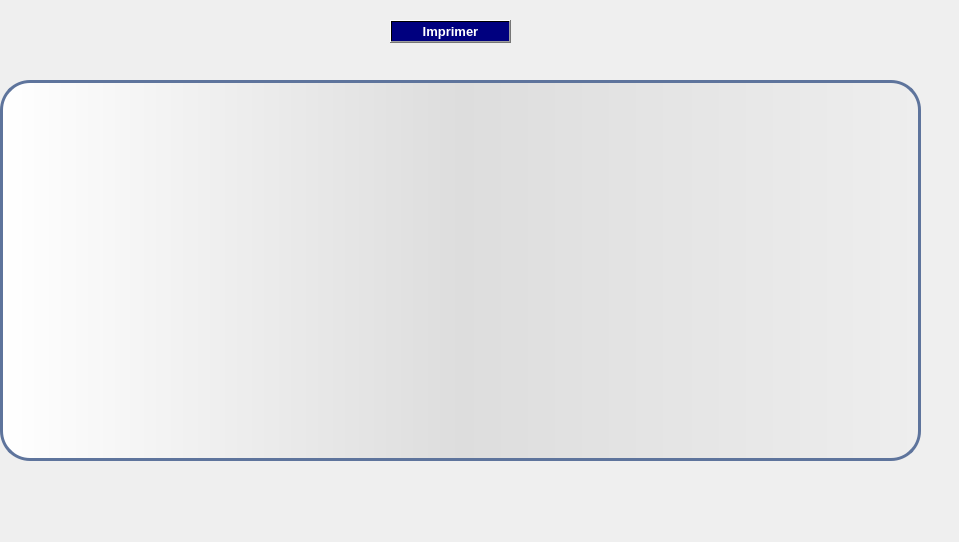
      <widget class="QWidget" name="tab_32">
       <attribute name="title">
        <string>Afficher les patients</string>
       </attribute>
       <widget class="QLabel" name="p2_3">
        <property name="geometry">
         <rect>
          <x>0</x>
          <y>0</y>
          <width>950</width>
          <height>533</height>
         </rect>
        </property>
        <property name="text">
         <string/>
        </property>
       </widget>
       <widget class="QPushButton" name="pb_supprimer_5">
        <property name="geometry">
         <rect>
          <x>390</x>
          <y>20</y>
          <width>121</width>
          <height>23</height>
         </rect>
        </property>
        <property name="font">
         <font>
          <pointsize>10</pointsize>
          <weight>75</weight>
          <bold>true</bold>
         </font>
        </property>
        <property name="styleSheet">
         <string notr="true">background-color: qlineargradient(spread:pad, x1:0.631, y1:0.420455, x2:1, y2:0, stop:1 rgba(0, 0, 127, 255));
color: rgb(255, 255, 255);</string>
        </property>
        <property name="text">
         <string>Imprimer</string>
        </property>
       </widget>
       <widget class="QTableView" name="tabpatient_3">
        <property name="geometry">
         <rect>
          <x>0</x>
          <y>80</y>
          <width>921</width>
          <height>381</height>
         </rect>
        </property>
        <property name="styleSheet">
         <string notr="true">QTableView {border:3px solid #5E749C;text-align:top;padding:4px;border-radius:30px;background:QLinearGradient(x1: 0,y1: 0,x2: 1,y2: 0,stop: 0 #fff,stop: 1 #eee,stop: 0.5 #ddd,stop: 1 #eee);width:15px;}
QTableView::item:focus{selection-background-color:blue;}
QScrollBar:horizontal{width: 20px;background:none;}</string>
        </property>
       </widget>
      </widget>
